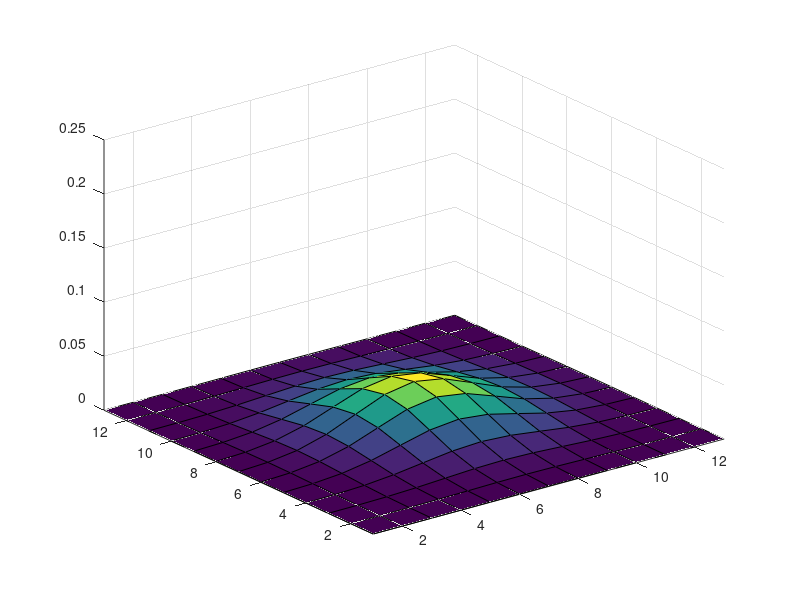

This figure's MATLAB source: (Note: this script raises an error after producing the figure.)
clc;
clear;
close all;

sig = 2;
w = 6*sig+1;

K = fspecial('gaussian', w, sig);

figure;surf(K);
zlim([0, 0.25]);
xlim([1,w]);
ylim([1,w]);

I = imread('castle.jpg');
figure; imshow(I);

I2 = filter2(K, I, 'same');
figure; imshow(I2/255);